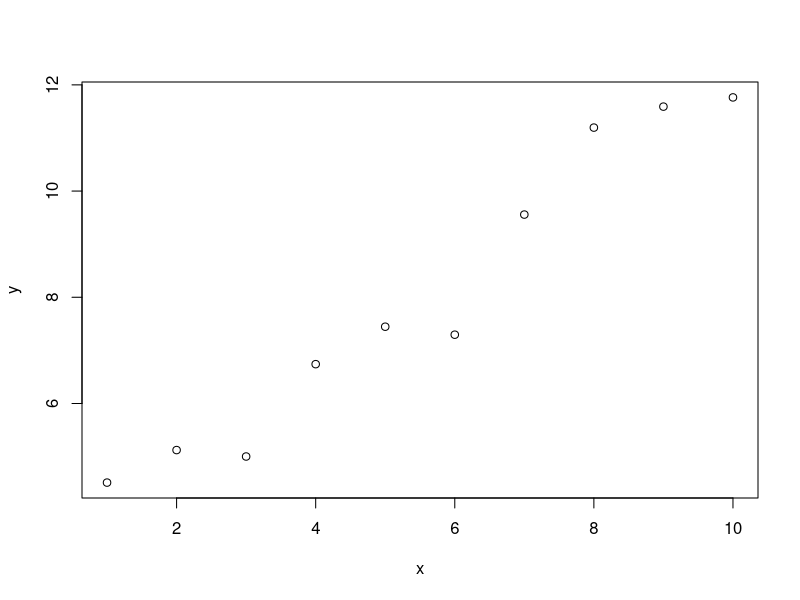

The R script that drew this image:
## ---- chunk 1
knitr::opts_chunk$set(echo=TRUE,eval=TRUE,fig.path="../images/",fig.width="50%")
## ---- chunk 2
x <- 1:10
y <- 2+x+rnorm(10)
plot(x,y)
